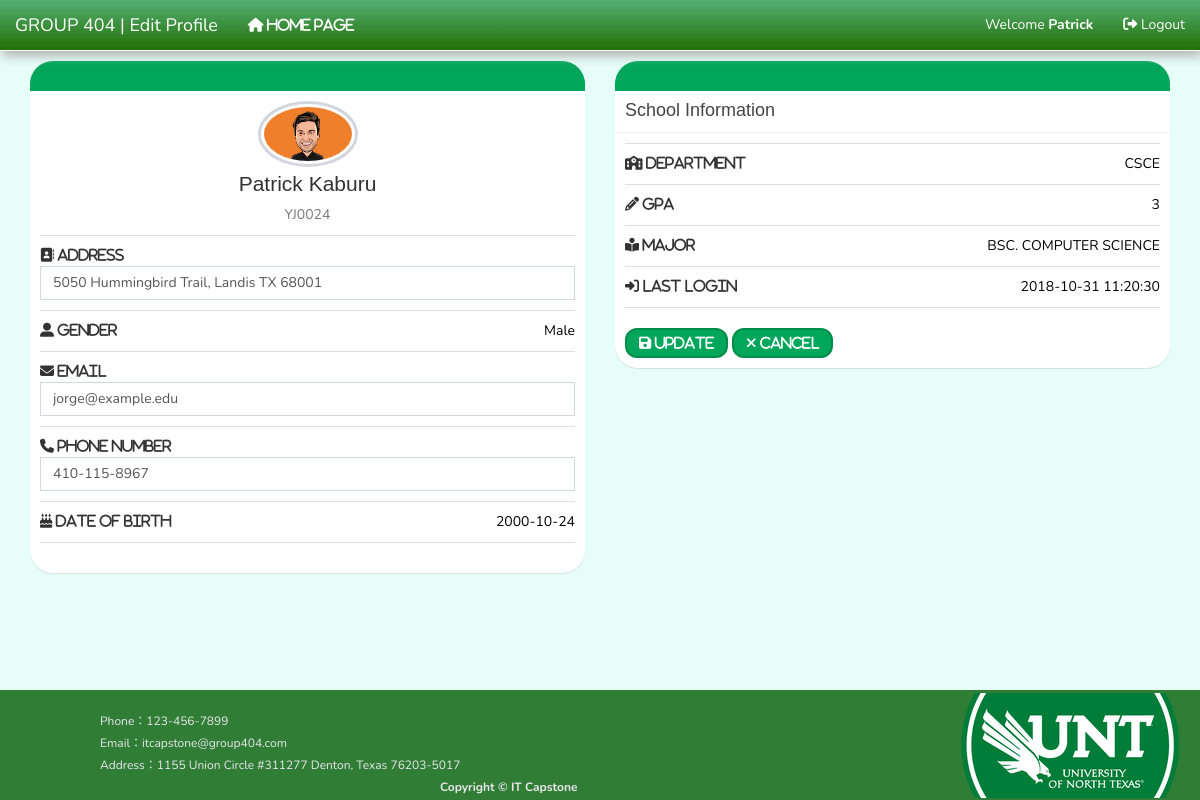
The app's page /student/student-editProfile.php (signed in) with its own data.
### tables this page shows
CREATE TABLE `student` (
  `euid` varchar(45) NOT NULL,
  `first_name` varchar(45) NOT NULL,
  `last_name` varchar(45) NOT NULL,
  `gender` varchar(45) NOT NULL,
  `password` varchar(45) NOT NULL,
  `department` varchar(45) NOT NULL,
  `email` varchar(45) NOT NULL,
  `gpa` varchar(45) NOT NULL,
  `level` int(3) NOT NULL,
  `dob` date NOT NULL,
  `phone` varchar(15) NOT NULL,
  `addr` varchar(200) NOT NULL,
  `courseofstudy` varchar(100) NOT NULL,
  `profileimg` varchar(45) NOT NULL DEFAULT 'avatar.png',
  `lastlogin` timestamp NOT NULL DEFAULT current_timestamp(),
  `updatelogin` timestamp NOT NULL DEFAULT '0000-00-00 00:00:00'
);

### student/student-editProfile.php (the view, shortened to what this page needs)
<?php
include '../config.php';
$euid = $_SESSION["euid"];
$result = mysqli_query($db, "SELECT * FROM student WHERE euid = '$euid'");
if(mysqli_num_rows($result) > 0) {
    while ($row = mysqli_fetch_assoc($result)) {
        $euid = $row['euid'];
        $fname = $row['first_name'];
        $lname = $row['last_name'];
        $email = $row['email'];
        $department = $row['department'];
        $addr = $row['addr'];
        $gender = $row['gender'];
        $major = $row['courseofstudy'];
        $gpa = $row['gpa'];
        $phone = $row['phone'];
        $dob = $row['dob'];
        $lastlogin = $row['lastlogin'];
        $profileimg = $row['profileimg'];
    }
}
?>
<!DOCTYPE html>
<html lang="en">
<head>
    <link rel="stylesheet" href="../css/bootstrap2.min.css">
    <link rel="stylesheet" href="../css/studentHome.css">
    <link rel="stylesheet" href="../css/jquery.dataTables.min.css">
    <link rel="stylesheet" href="../css/select.dataTables.min.css">
</head>
<body id="#home">
    <nav class="navbar navbar-fixed-top">
        <div class="container-fluid">
            <div class="navbar-header">
                <a href="student-home.php" class="navbar-brand"> GROUP 404 | Edit Profile</a>
            </div>
            <div class="collapse navbar-collapse" id="navbar">
                <ul class="nav navbar-nav">
                    <li><a href="student-home.php" class="fas fa-home"> Home Page</a></li>
                </ul>
                <ul class="nav navbar-nav navbar-right">
                    <li><a href="student-profile.php"> Welcome <b><?php echo $fname; ?></b></a></li>
                    <li><?php echo "<a href='../logout.php'><span class='fas fa-sign-out-alt'></span> Logout</a>"; ?></li>
                </ul>
            </div>
        </div>
    </nav>
    <br>
    <hr>
    <div class="container">
        <div class="row">
            <form action="scripts/student-editProfile.php" name="update" onsubmit="return CheckPasswordStudent()" method="POST">
                <div class="col-md-6">
                    <div class="box box-success">
                        <div class="box-body box-profile">
                            <img class="profile-user-img img-responsive img-circle" src="../profileimg/<?php echo $profileimg ?>" alt="Student profile picture" width="150" height="150">
                            <h3 class="profile-username text-center"><?php echo $fname." ". $lname;?></h3>
                            <p class="text-muted text-center"><?php echo $euid;?></p>
                            <ul class="list-group list-group-unbordered">
                                <li class="list-group-item">
                                    <b class="fa fa-address-book"> Address</b> <input type="text" name="address" class="form-control" value="<?php echo $addr;?>"/>
                                </li>
                                <li class="list-group-item">
                                    <b class="fas fa-user-alt"> Gender</b> <a class="pull-right"> <?php echo $gender;?></a>
                                </li>
                                <li class="list-group-item">
                                    <b class="fas fa-envelope"> Email</b><input type="text" name="email" class="form-control" value="<?php echo $email;?>"/>
                                </li>
                                <li class="list-group-item">
                                    <b class="fas fa-phone"> Phone Number</b><input type="text" name="phone" class="form-control" value="<?php echo $phone;?>"/>
                                </li>
                                <li class="list-group-item">
                                    <b class="fas fa-birthday-cake"> Date of Birth</b><a class="pull-right"> <?php echo $dob;?></a>
                                </li>
                            </ul>
                        </div>
                    </div>
                </div>
                <div class="col-md-6">
                    <div class="box box-success">
                        <div class="box-header with-border">
                            <h3 class="box-title">School Information</h3>
                        </div>
                        <div class="box-body">
                            <ul class="list-group list-group-unbordered">
                                <li class="list-group-item">
                                    <b class="fas fa-school"> Department</b> <a class="pull-right"><?php echo $department;?></a>
                                </li>
                                <li class="list-group-item">
                                    <b class="fas fa-pencil-alt"> GPA</b> <a class="pull-right"><?php echo $gpa;?></a>
                                </li>
                                <li class="list-group-item">
                                    <b class="fas fa-book-reader"> Major</b> <a class="pull-right"><?php echo $major;?></a>
                                </li>
                                <li class="list-group-item">
                                    <b class="fas fa-sign-in-alt"> Last Login</b> <a class="pull-right"><?php echo $lastlogin;?></a>
                                </li>
                            </ul>
                            <button type="submit" class="update-button btn btn-success fas fa-save"> Update</button>
                            <a href="student-profile.php"><button type="button" class="update-button btn btn-success fas fa-times"> Cancel</button></a>
                        </div>
                    </div>
                </div>
            </form>
        </div>
    </div>
    <footer>
            <section class="copyrights">
                <section class="mainWrap">
                    <span class="info">
                         <span>Phone：123-456-7899</span>
                         <span>Email：itcapstone@group404.com</span>
                         <span>Address：1155 Union Circle #311277 Denton, Texas 76203-5017 </span>
                         <span style="padding: 0 0 0 68%"><b>Copyright &#169;  IT Capstone GROUP 404</b> </span>
                    </span>
               </section>
            </section>
    </footer>
</body>
</html>

### css/studentHome.css (style rules this page uses)
body { font-family: 'Nunito', sans-serif; background-color: rgb(230, 253, 248); }
.navbar { box-shadow: 2px 5px 10px rgb(178, 179, 178); background-image: linear-gradient(#54af74, #237005); overflow: hidden; width: 100%; }
.navbar li a, .navbar-brand { color: #FFFFFF !important; }
.navbar { border-color: #FFFFFF; }
.mainWrap { min-width: 320px; width: 80%; margin: auto; }
footer { position: relative; bottom:0; width:100%; height:105px; }
footer .copyrights { position: fixed; bottom:0; width:100%; height:100px; background-image: url("../img/footer_logo.png"); background-repeat:no-repeat; background-position:right; background-color:#307d36; color: #eae7ec; padding: 20px 500px 90px 0px; line-height: 22px; font-size: 12px; }
footer .copyrights .info { float: left; float: none; display: block; }
footer .copyrights .info span { padding-right: 45px; }
footer .copyrights { text-align: left; }
footer .copyrights .info { float: none; display: block; padding: 0 30px; }
footer .copyrights .info span { display: block; padding: 0; }

### records on screen
student: first_name "Patrick", profileimg (picture), last_name "Kaburu", euid "YJ0024", address "5050 Hummingbird Trail, Landis TX 68001", gender "Male", email "jorge@example.edu", phone "410-115-8967", dob "2000-10-24", department "CSCE", gpa "3", courseofstudy "BSC. COMPUTER SCIENCE", lastlogin "2018-10-31 11:20:30"
